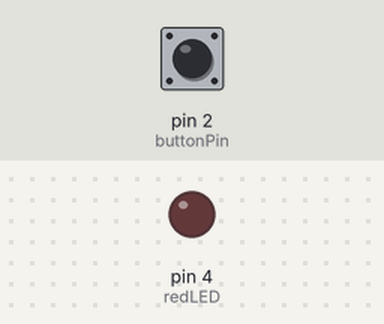
This sketch was run on a simulated Arduino Uno, built with avr-gcc and run on an emulated ATmega328P. Shown: output pins drawn as LEDs (lit = HIGH). Dashed ring = blinking. The inputs (shaded band) are chosen by the test bench; at power-on: pin 2 (buttonPin) LOW.

Above: at 1.2 s.
1.3 s: pin 2 (buttonPin) pulled HIGH for 1 s
At 3.4 s:
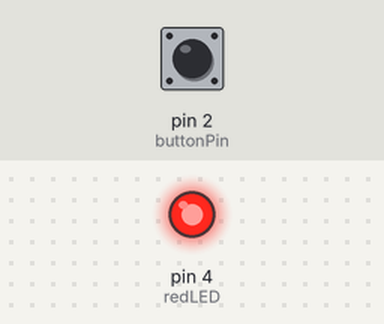
3.8 s: pin 2 (buttonPin) pulled HIGH for 3.2 s
At 4.1 s:
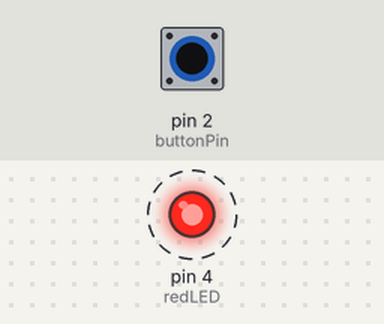
8.5 s: pin 2 (buttonPin) pulled HIGH for 0.25 s
At 9.5 s:
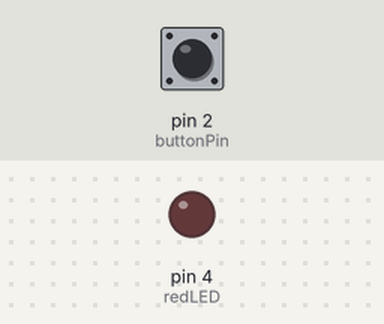
Timing chart, 0 to 11.5 s (numbered marks = the images above; inputs shaded):
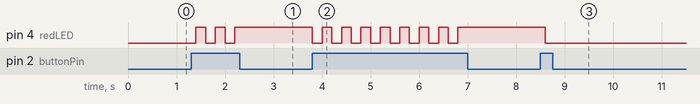

Measured:
- after the input at 1.3 s, pin 4 (redLED): alternates HIGH for 0.20 s and LOW for 0.20 s, 5 changes in all, then stays HIGH, starting after 0.10 s
- after the input at 3.8 s, pin 4 (redLED): alternates HIGH for 0.20 s and LOW for 0.20 s, 16 changes in all, then stays HIGH, starting at once
- after the input at 8.5 s, pin 4 (redLED): HIGH → LOW after 0.10 s

The sketch:

1.ino
```cpp
// Your Name
// Your Robotics Course Section
// Title (Name of Tutorial/Project)
// Description: Restate the purpose of the program in your own words
// Date Started - Date Completed

int buttonPin = 2; // set variables for component pins
int redLED = 4;
bool state; // declare variable for the button state

void setup()
{
  pinMode(buttonPin, INPUT);
  pinMode(redLED, OUTPUT);
}

void loop()
{
  if (digitalRead(buttonPin) == HIGH)
  { // if button is pressed, change state
    state = !state;
  }
  if (state)
  {
    digitalWrite(redLED, HIGH);
  }
  if (!state)
  {
    digitalWrite(redLED, LOW); // otherwise, LED is off
  }
  delay(200);
}
```
